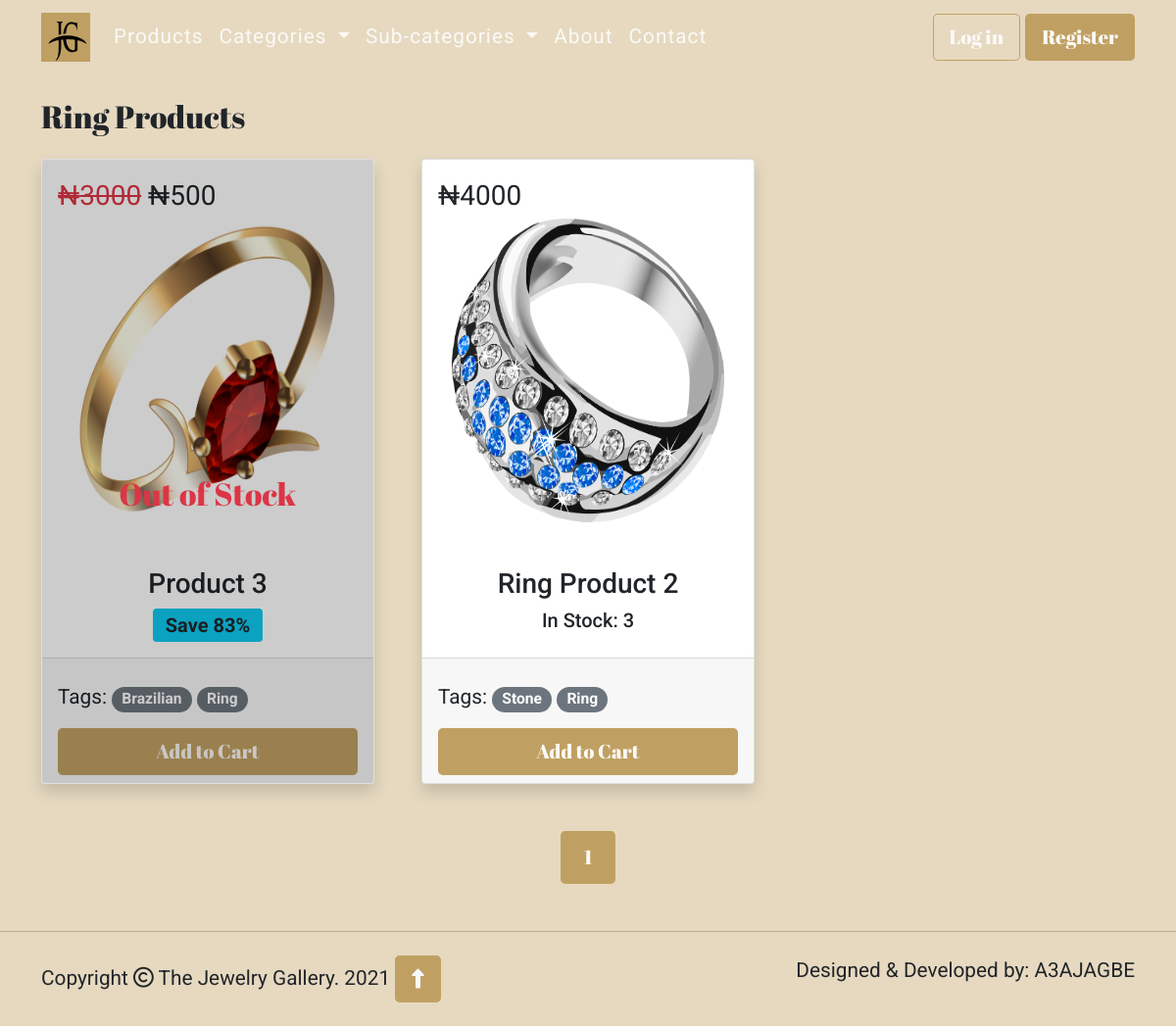
Screenshot of /sub-category/1 with the database file from the repository.
### store/models.py (models this page shows, shortened)
class Subcategories(db.Model):
    id = db.Column(db.Integer, primary_key=True)
    sub_category = db.Column(db.String(50), unique=True, nullable=False)
    products = db.relationship('Products', backref='subcategory', lazy=True)
    def __repr__(self):
        return self.sub_category

class Products(db.Model):
    id = db.Column(db.Integer, primary_key=True)
    name = db.Column(db.String(50), nullable=False)
    price = db.Column(db.Integer, nullable=False)
    discount = db.Column(db.Integer)
    stock = db.Column(db.Integer, nullable=False)
    image = db.Column(db.String(128), unique=True, nullable=False)
    category_id = db.Column(db.Integer, db.ForeignKey('categories.id'), nullable=False)
    sub_category_id = db.Column(db.Integer, db.ForeignKey('subcategories.id'), nullable=False)
    def get_percent_saved(self):
        amount_saved = self.price - self.discount
        return round(amount_saved / self.price * 100)

class Categories(db.Model):
    id = db.Column(db.Integer, primary_key=True)
    category = db.Column(db.String(50), unique=True, nullable=False)
    products = db.relationship('Products', backref='category', lazy=True)
    def __repr__(self):
        return self.category

### store/views.py (the view)
@app.route('/sub-category/<int:sub_cat_id>')
def get_subcategory(sub_cat_id):
    page = request.args.get('page', 1, type=int)
    sub_category = Subcategories.query.filter_by(id=sub_cat_id).first_or_404()
    all_products = Products.query.filter_by(sub_category_id=sub_category.id).order_by(Products.id.desc()).paginate(
        page=page,
        per_page=2)
    categories = Categories.query.join(Products, (Categories.id == Products.category_id)).all()
    sub_categories = Subcategories.query.join(Products, (Subcategories.id == Products.sub_category_id)).all()
    return render_template('subcategory.html', year=current_year, products=all_products, categories=categories,
                           sub_categories=sub_categories, sub_category=sub_category)

### store/templates/subcategory.html (shortened to what this page needs)
{% extends 'base.html' %}
{% block content %}
  <div class="container products mb-5">
      <h2 class="pb-3">{{ sub_category }} Products </h2>
      {% include "_products_div.html" %}
  </div>
    <div class="container mb-5">
        <div aria-label="Page navigation example ">
          <ul class="pagination pagination-lg justify-content-center">
              {% for page_num in products.iter_pages() %}
                {% if page_num %}
                    {% if products.page == page_num %}
                     <li class="page-item active" aria-current="page"> <span class="page-link">{{ page_num }}</span></li>
                    {% else %}
                    <li class="page-item"><a class="page-link" href="{{ url_for('get_subcategory', sub_cat_id=sub_category.id, page=page_num) }}">{{ page_num }}</a></li>
                    {% endif %}
                {% else %}
                ...
                {% endif %}
               {% endfor %}
          </ul>
        </div>
    </div>
{% endblock %}

### store/templates/_products_div.html
 <div class="row row-cols-1 row-cols-md-3 g-5">
    {% for product in products.items %}
      <div class="col">
            <div class="card h-100 shadow">
                <img src="static/products_images/{{product.image}}" class="card-img-top" alt="{{ product.name }} Image" height="400px">
                <div class="card-img-overlay price-overlay">
                    {% if product.discount %}
                    <p class="card-text fs-3">
                        <s class="text-danger">₦{{ product.price }}</s> ₦{{ product.discount }}</p>
                    {% else %}
                    <p class="card-text fs-3">₦{{ product.price }}</p>
                    {% endif %}
                </div>
                <div class="card-body text-center">
                    <h3 class="card-title">{{ product.name }}</h3>
                    {% if product.stock > 0 %}
                     <h5>In Stock: {{ product.stock }} </h5>
                    {% else %}
                        <div class="card-img-overlay stock-overlay">
                            <h2 class="text-danger">Out of Stock</h2>
                         </div>
                    {% endif %}
                    {% if product.discount %}
                        <span class="badge bg-info text-dark fs-5">Save {{ product.get_percent_saved() }}%</span>
                    {% endif %}
                </div>
                <div class="card-footer">
                    <p class="text-start pt-3">Tags:
                        <a href="{{ url_for('get_category', cat_id=product.category_id) }}"><span class="badge rounded-pill bg-secondary">{{ product.category }}</span></a>
                        <a href="{{ url_for('get_subcategory', sub_cat_id=product.sub_category_id) }}"><span class="badge rounded-pill bg-secondary">{{ product.subcategory }}</span></a>
                    </p>
                    <div class="d-grid">
                        <a class="btn theme-btn btn-lg" href="#" role="button">Add to Cart</a>
                    </div>
                </div>
            </div>
        </div>
     {% endfor %}
</div>

### store/static/style.css (style rules this page uses)
body { font-size: 1.3rem; font-family: 'Roboto', sans-serif; background: #E6D9C0; }
h1, h2 { font-family: 'Abril Fatface', cursive; }
.theme-btn { background: #C0A062; color: #FBF9F6; font-family: 'Abril Fatface', cursive; }
.home-products .card img, .products .card img { padding: 60px 30px 30px; }
.products { margin-top: 100px; }
.stock-overlay { background: rgba(0, 0, 0, .2); }
.stock-overlay h2 { margin: 100% auto; }
.page-item.active .page-link, .page-link:hover { background: #C0A062; border: #C0A062; color: #FBF9F6; font-family: 'Abril Fatface', cursive; }
.page-link { color: #C0A062; }

### rows the page displays
Subcategories: sub_category "Ring"
Products: image (picture), price "3000", discount "500", name "Product 3", stock "Out of Stock", get_percent_saved "83", category "Brazilian", subcategory "Ring"
Products: image (picture), price "4000", name "Ring Product 2", stock "3", category "Stone", subcategory "Ring"

### other values shown
{{ page_num }} "1"
{{ year }} "2021"
